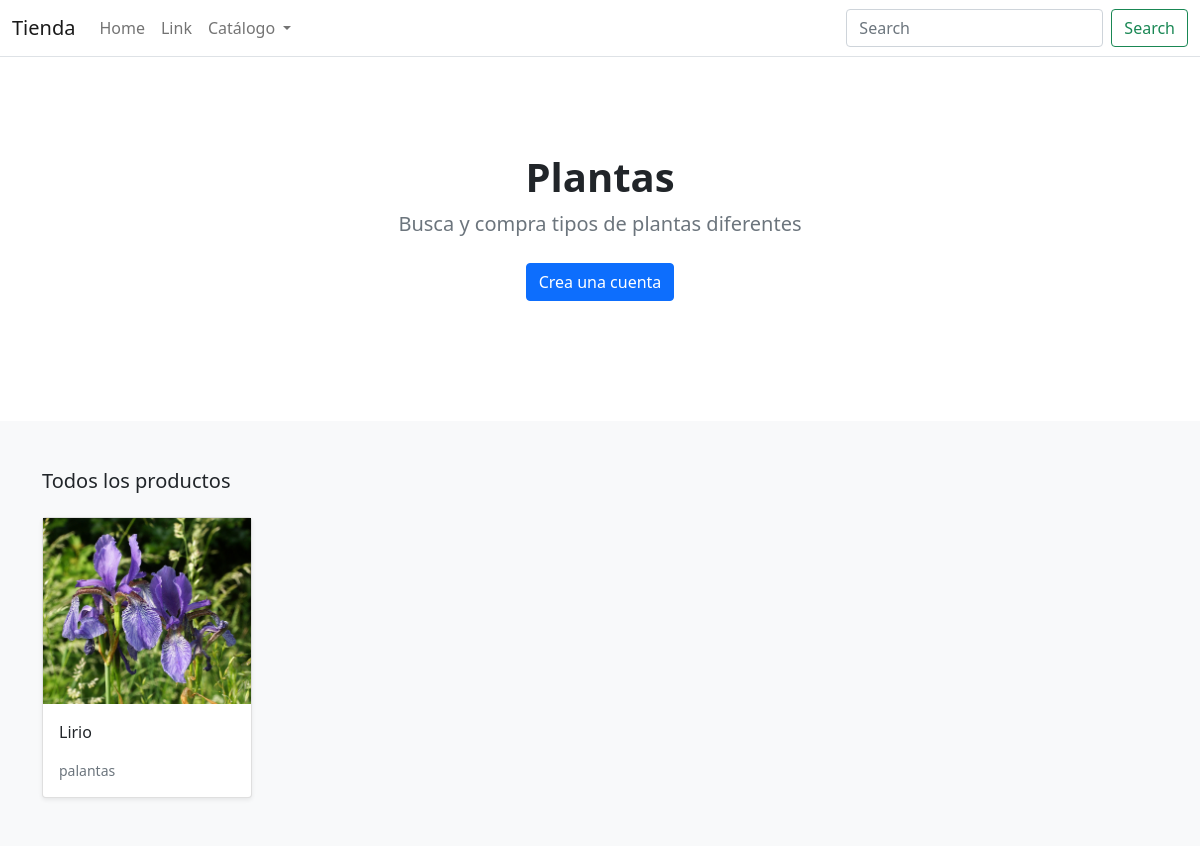
Before: / with the older database file.
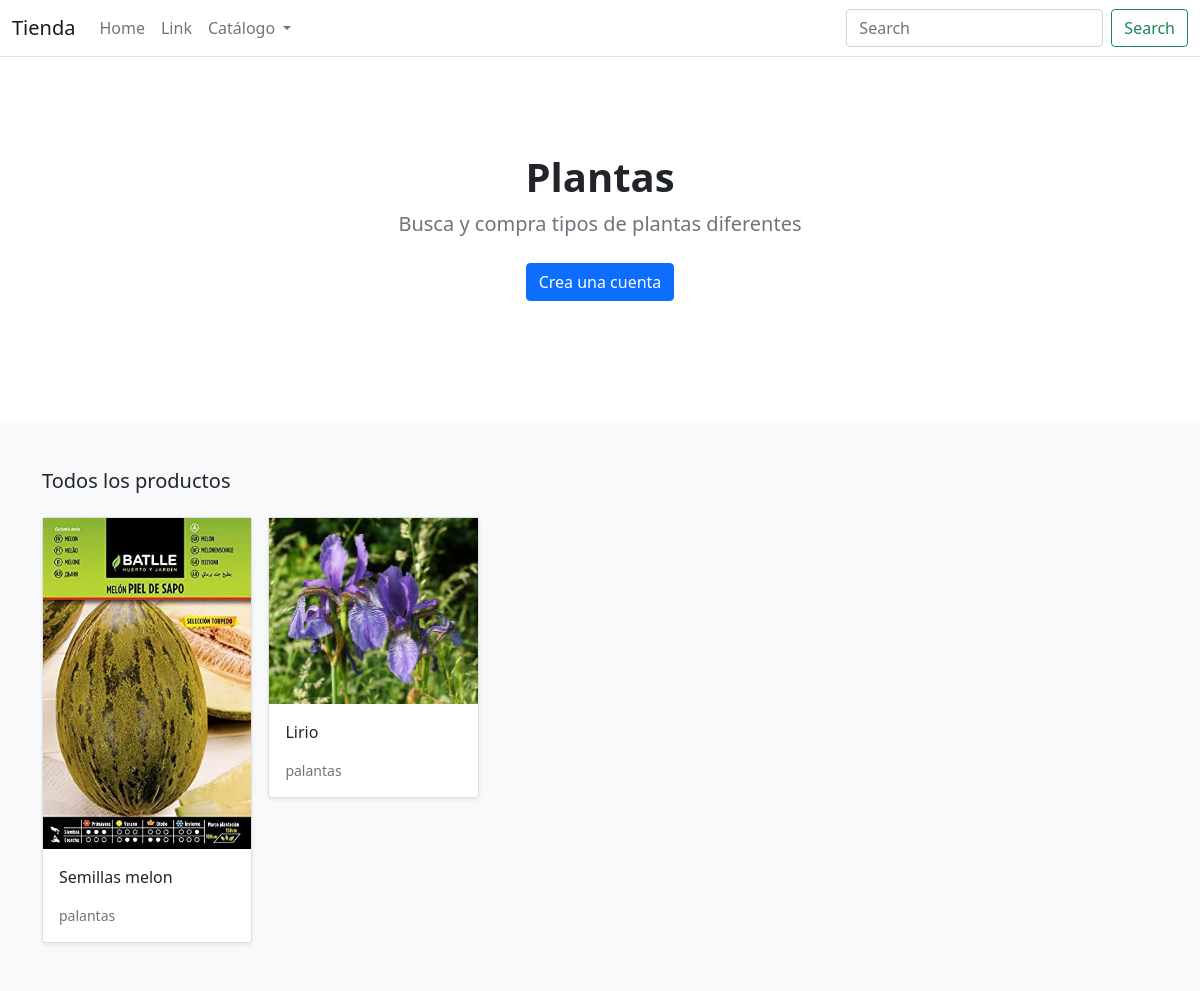
After: the same page with the newer database file.
### tienda/models.py (models this page shows, shortened)
class Producto(models.Model):
    tipo = models.ForeignKey(Tipo, related_name='producto', on_delete=models.CASCADE)
    creador =models.ForeignKey(User, on_delete=models.CASCADE ,related_name='creador_producto')
    nombre = models.CharField(max_length=255)
    description = models.TextField(blank=True)
    image = models.ImageField(upload_to='images/')
    slug = models.SlugField(max_length=255)
    precio = models.DecimalField(max_digits=4, decimal_places=2)
    in_stock = models.BooleanField(default=True)
    is_active = models.BooleanField(default=True)
    creado = models.DateTimeField(auto_now_add=True)
    modificado = models.DateTimeField(auto_now=True)
    class Meta:
        verbose_name_plural = 'Productos'
        ordering = ('-creado',)
    def get_absolute_url(self):
        return reverse('tienda:detalleproducto', args=[self.slug])

### tienda/views.py (the view)
# urls.py: path('', views.tproductos, name='tproductos'),
def tproductos(request):
    productos =Producto.objects.all()
    return render(request, 'tienda/home.html', {'productos': productos})

### tienda/models.py (called while the page is built)
    def get_absolute_url(self):
        return reverse('tienda:listatipos', args=[self.slug])

### tienda/views.py (called while the page is built)
def tipos(request):
   return{
    'tipos':Tipo.objects.all()
   }

### templates/tienda/home.html (shortened to what this page needs)
{% extends "./base.html" %}
{% load static %}
{% block content %}
<main>
  <section class="py-5 text-center container">
    <div class="row py-lg-5">
      <div class="col-lg-6 col-md-8 mx-auto">
        <h1 class="h1 fw-bold">Plantas</h1>
        <p class="lead text-muted">Busca y compra tipos de plantas diferentes</p>
        <p>
          <a href="#" class="btn btn-primary my-2">Crea una cuenta</a>
        </p>
      </div>
    </div>
  </section>
  <div class="album py-5 bg-light">
    <div class="container">
      <div class="pb-3 h5">Todos los productos</div>
      <div class="row row-cols-1 row-cols-sm-2 row-cols-md-5 g-3">
        {% for producto in productos %}
        <div class="col">
          <div class="card shadow-sm">
            <img class="img-fluid" alt="Responsive image" src="{{ producto.image.url }}">
            <div class="card-body">
              <p class="card-text">
                <a class="text-dark text-decoration-none" href="{{ producto.get_absolute_url }}">{{ producto.nombre }}</a>
              </p>
              <div class="d-flex justify-content-between align-items-center">
                <small class="text-muted">palantas</small>
              </div>
            </div>
          </div>
        </div>
        {% endfor %}
      </div>
    </div>
  </div>
</main>
{% endblock %}

### templates/tienda/base.html (shortened to what this page needs)
{% load static %}
<!DOCTYPE html>
<html>
<head>
    <link href="https://cdn.jsdelivr.net/npm/bootstrap@5.0.0-beta1/dist/css/bootstrap.min.css" rel="stylesheet">
</head>
<body>
    <header>
        <nav class="navbar navbar-expand-md navbar-light bg-white border-bottom">
            <div class="container-fluid">
                <a class="navbar-brand" href="#">Tienda</a>
                <div class="collapse navbar-collapse" id="navbarCollapse">
                    <ul class="navbar-nav me-auto mb-2 mb-md-0">
                        <li class="nav-item active">
                            <a class="nav-link" aria-current="page" href="/">Home</a>
                        </li>
                        <li class="nav-item">
                            <a class="nav-link" href="#">Link</a>
                        </li>
                        <li class="nav-item dropdown">
                            <a class="nav-link dropdown-toggle" href="#" id="navbarDropdown" role="button"
                                data-bs-toggle="dropdown" aria-expanded="false">
                                Catálogo
                            </a>
                        </li>
                    </ul>
                    <form class="d-flex">
                        <input class="form-control me-2" type="search" placeholder="Search" aria-label="Search">
                        <button class="btn btn-outline-success" type="submit">Search</button>
                    </form>
                </div>
            </div>
        </nav>
    </header>
    <div id="content">{% block content %} {% endblock %}</div>
</body>
</html>

Changed rows visible on the page:
added Producto: image (picture), nombre "Semillas melon"
